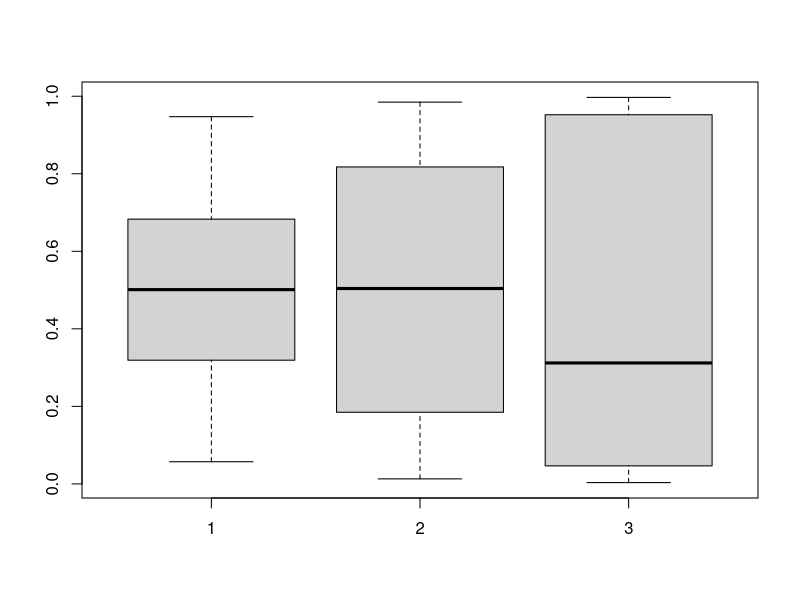

R code for this plot:
#### simulation de Benkeser et al. A nonparametric super-efficient estimator of the ATE.

rm(list = ls())

dataGenerator <- function(N, gamma, a) {
  W1 <- runif(n = N, min = -1.5, max = 1.5)
  W2 <- runif(n = N, min = -1.5, max = 1.5)
  W3 <- runif(n = N, min = -1.5, max = 1.5)
  W4 <- runif(n = N, min = -1.5, max = 1.5)
  W5 <- runif(n = N, min = -1.5, max = 1.5)
  W6 <- runif(n = N, min = -1.5, max = 1.5)
  W7 <- runif(n = N, min = -1.5, max = 1.5)

  W8 <- rbinom(n = N, size = 1, prob = 0.5)

  if (is.null(a)) {
    A <- rbinom(n = N, size = 1, prob = plogis(0.5 * gamma - gamma * W8 +
      2^(1 - 1) * W1 + # = 1 * W1
      2^(1 - 2) * W2 + # = 0.5 * W2
      2^(1 - 3) * W3 + # = 0.25 * W3
      2^(1 - 4) * W4 + # = 0.125 * W4
      2^(1 - 5) * W5 + # = 0.0625 * W5
      2^(1 - 6) * W6 + # = 0.03125 * W6
      2^(1 - 7) * W7)) # = 0.015625 * W7
  } else {
    A <- rep(a, N)
  }

  Y <- rnorm(n = N, mean = A - (2^(1 - 1) * W1 +
    2^(1 - 2) * W2 +
    2^(1 - 3) * W3 +
    2^(1 - 4) * W4 +
    2^(1 - 5) * W5 +
    2^(1 - 6) * W6 +
    2^(1 - 7) * W7), sd = 1)
  data <- data.frame(W1, W2, W3, W4, W5, W6, W7, W8, A, Y)
  if (is.null(a)) {
    return(data)
  } else {
    return(Psi = mean(data$Y))
  }
}

set.seed(1234)
data.gamma0 <- dataGenerator(N = 100000, gamma = 0, a = NULL)
data.gamma3 <- dataGenerator(N = 100000, gamma = 3, a = NULL)
data.gamma6 <- dataGenerator(N = 100000, gamma = 6, a = NULL)


g.gamma0.W <- glm(A ~ W1 + W2 + W3 + W4 + W5 + W6 + W7, family = "binomial", data = data.gamma0)
g.gamma3.W <- glm(A ~ W1 + W2 + W3 + W4 + W5 + W6 + W7 + W8, family = "binomial", data = data.gamma3)
g.gamma6.W <- glm(A ~ W1 + W2 + W3 + W4 + W5 + W6 + W7 + W8, family = "binomial", data = data.gamma6)

pred0.g1.W <- predict(g.gamma0.W, data = data.gamma0, type = "response")
pred3.g1.W <- predict(g.gamma3.W, data = data.gamma3, type = "response")
pred6.g1.W <- predict(g.gamma6.W, data = data.gamma6, type = "response")

boxplot(pred0.g1.W, pred3.g1.W, pred6.g1.W)
summary(data.frame(pred0.g1.W, pred3.g1.W, pred6.g1.W))
#      pred0.g1.W        pred3.g1.W        pred6.g1.W
# Min.   :0.05715   Min.   :0.01298   Min.   :0.003361
# 1st Qu.:0.31905   1st Qu.:0.18472   1st Qu.:0.046552
# Median :0.50105   Median :0.50406   Median :0.311928
# Mean   :0.50091   Mean   :0.50162   Mean   :0.497710
# 3rd Qu.:0.68294   3rd Qu.:0.81767   3rd Qu.:0.952308
# Max.   :0.94732   Max.   :0.98477   Max.   :0.996964

# ça donne effectivement des scores de propension compris entre (0.05;0.95) , (0.01;0.99) , (0.003, 0.997)

# valeurs théoriques : est égale à 1 dans les 3 cas +++
# set.seed(1234)
# Psi.gamma0 <- dataGenerator(N = 1e6, gamma = 0, a = 1)
# Psi.gamma3 <- dataGenerator(N = 1e6, gamma = 3, a = 1)
# Psi.gamma6 <- dataGenerator(N = 1e6, gamma = 6, a = 1)


# exemple avec N=1000 et gamma = 3
# obsdata <- dataGenerator(N = 1000, gamma = 3, a = NULL)

### fonction d'estimation avec CTMLE et TMLE
TMLE_CTMLE.estimator <- function(gamma, obsdata) {

  # 0. transform Y : Y* = (Y-a)/(b-a)
  minY <- min(obsdata$Y) # on peut aussi proposer une valeur théorique
  maxY <- max(obsdata$Y) # on peut aussi proposer une valeur théorique
  obsdata$Y <- (obsdata$Y - minY) / (maxY - minY) # normalise Y à une valeur entre 0 et 1

  # 1. estimate OR (outcome regression)
  # here we use correctly specified glm
  # OR = E_{P_0}(Y | A=1, W=w) => on ne s'intéresse à la régression de Y | W que pour A=1 +++
  est_or <- glm(Y ~ W1 + W2 + W3 + W4 + W5 + W6 + W7, data = obsdata[obsdata$A == 1, ], family = "quasibinomial")

  # 2. predict outcome
  # on logistic scale
  obsdata$logit.Qbar_n.W <- predict(est_or, newdata = obsdata)

  # and on probability scale
  obsdata$Qbar_n.W <- plogis(obsdata$logit.Qbar_n.W)

  # 3. estimate adaptive PS
  ifelse(gamma == 0,
    est_ps_tmle <- glm(A ~ W1 + W2 + W3 + W4 + W5 + W6 + W7, family = "binomial", data = obsdata),
    est_ps_tmle <- glm(A ~ W1 + W2 + W3 + W4 + W5 + W6 + W7 + W8, family = "binomial", data = obsdata)
  )

  # here we use natural splines
  library(splines)
  est_ps_ctmle <- glm(A ~ ns(Qbar_n.W, df = 2), family = "binomial", data = obsdata)

  # here we use hal9001
  # library(hal9001)
  # est_ps_ctmle <- fit_hal(X = obsdata$Qbar_n.W, Y = obsdata$A, fit_type = "glmnet", family = "binomial", yolo = FALSE)
  # ??? la fonction HAL ne fonctionne pas vraiment bien j'ai l'impression...

  # 4. predict PS
  # on probability scale
  obsdata$Gbar_n.W.Qbar_n.tmle <- predict(est_ps_tmle, type = "response")
  obsdata$Gbar_n.W.Qbar_n.ctmle <- predict(est_ps_ctmle, new_data = obsdata, type = "response")

  # 5. fit OR working model
  # define covariate at observed values of A
  obsdata$H_n.AW.tmle <- obsdata$A / obsdata$Gbar_n.W.Qbar_n.tmle
  obsdata$H_n.AW.ctmle <- obsdata$A / obsdata$Gbar_n.W.Qbar_n.ctmle

  # define covariate at A = 1
  obsdata$H_n.1W.tmle <- 1 / obsdata$Gbar_n.W.Qbar_n.tmle
  obsdata$H_n.1W.ctmle <- 1 / obsdata$Gbar_n.W.Qbar_n.ctmle

  # fit working model
  est_wm.tmle <- glm(Y ~ -1 + offset(logit.Qbar_n.W) + H_n.AW.tmle, family = "quasibinomial", data = obsdata) # note: -1 removes the intercept term
  # get coefficient
  eps_hash_n.tmle <- est_wm.tmle$coefficients

  est_wm.ctmle <- glm(Y ~ -1 + offset(logit.Qbar_n.W) + H_n.AW.ctmle, family = "quasibinomial", data = obsdata)
  eps_hash_n.ctmle <- est_wm.ctmle$coefficients

  # 6. target OR estimate
  # generate prediction from working model with
  # covariate H_n.1W
  Qbar_hash_n.tmle <- plogis(obsdata$logit.Qbar_n.W + eps_hash_n.tmle * obsdata$H_n.1W.tmle)
  Qbar_hash_n.ctmle <- plogis(obsdata$logit.Qbar_n.W + eps_hash_n.ctmle * obsdata$H_n.1W.ctmle)

  # 7. compute plug -in
  psi_hash_n.tmle <- mean(Qbar_hash_n.tmle)
  # reverse transformation (continuous outcome)
  psi_hash_n.tmle <- (maxY - minY) * psi_hash_n.tmle + minY
  # à noter que pour la variance il faudra aussi la transformer en sens inverse : \sigma^2 = (b-a)^2.\sigma*^2

  psi_hash_n.ctmle <- mean(Qbar_hash_n.ctmle)
  psi_hash_n.ctmle <- (maxY - minY) * psi_hash_n.ctmle + minY


  ### To compute the one-step estimator, we replace steps 5-7 as follows.
  # 5. evaluate influence function
  Dstar.O.tmle <- obsdata$H_n.AW.tmle * (obsdata$Y - obsdata$Qbar_n.W) + obsdata$Qbar_n.W - mean(obsdata$Qbar_n.W)
  Dstar.O.ctmle <- obsdata$H_n.AW.ctmle * (obsdata$Y - obsdata$Qbar_n.W) + obsdata$Qbar_n.W - mean(obsdata$Qbar_n.W)

  # 6. compute one - step estimator
  psi_hashos_n.tmle <- mean(obsdata$Qbar_n.W) + mean(Dstar.O.tmle)
  psi_hashos_n.tmle <- (maxY - minY) * psi_hashos_n.tmle + minY

  psi_hashos_n.ctmle <- mean(obsdata$Qbar_n.W) + mean(Dstar.O.ctmle)
  psi_hashos_n.ctmle <- (maxY - minY) * psi_hashos_n.ctmle + minY

  return(list(
    psi_hash_n.tmle = psi_hash_n.tmle,
    psi_hash_n.ctmle = psi_hash_n.ctmle,
    psi_hashos_n.tmle = psi_hashos_n.tmle,
    psi_hashos_n.ctmle = psi_hashos_n.ctmle
  ))
}

set.seed(1234)
simdata <- dataGenerator(N = 1000, gamma = 3, a = NULL)
psi.gamma3 <- TMLE_CTMLE.estimator(gamma = 3, obsdata = simdata)
psi.gamma3
# $psi_hash_n.tmle
# [1] 0.9940709

# $psi_hash_n.ctmle
# [1] 1.00563

# $psi_hashos_n.tmle
# [1] 0.9933039

# $psi_hashos_n.ctmle
# [1] 1.005546